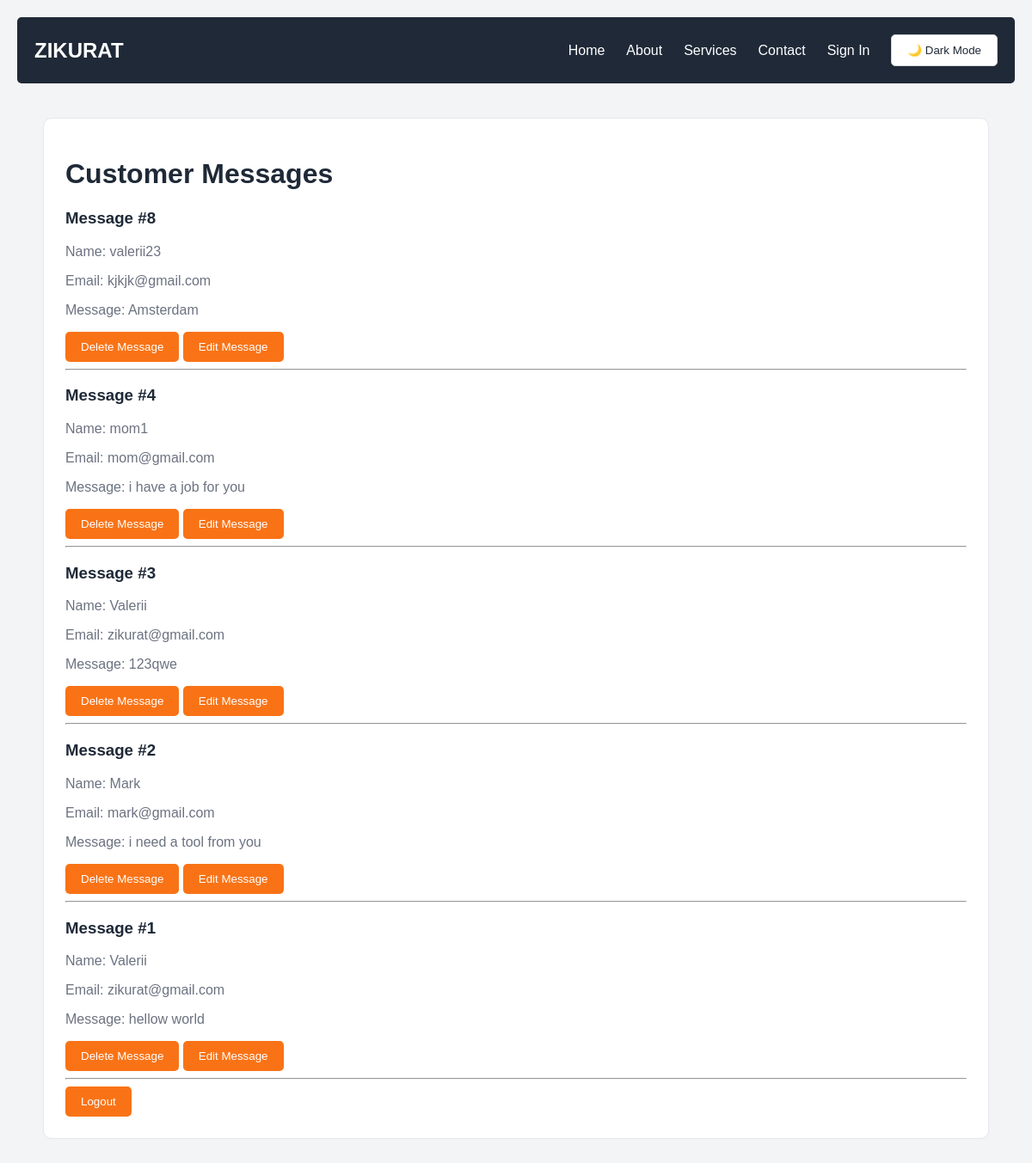
/admin/messages (signed in), run on an earlier commit of the app's database.
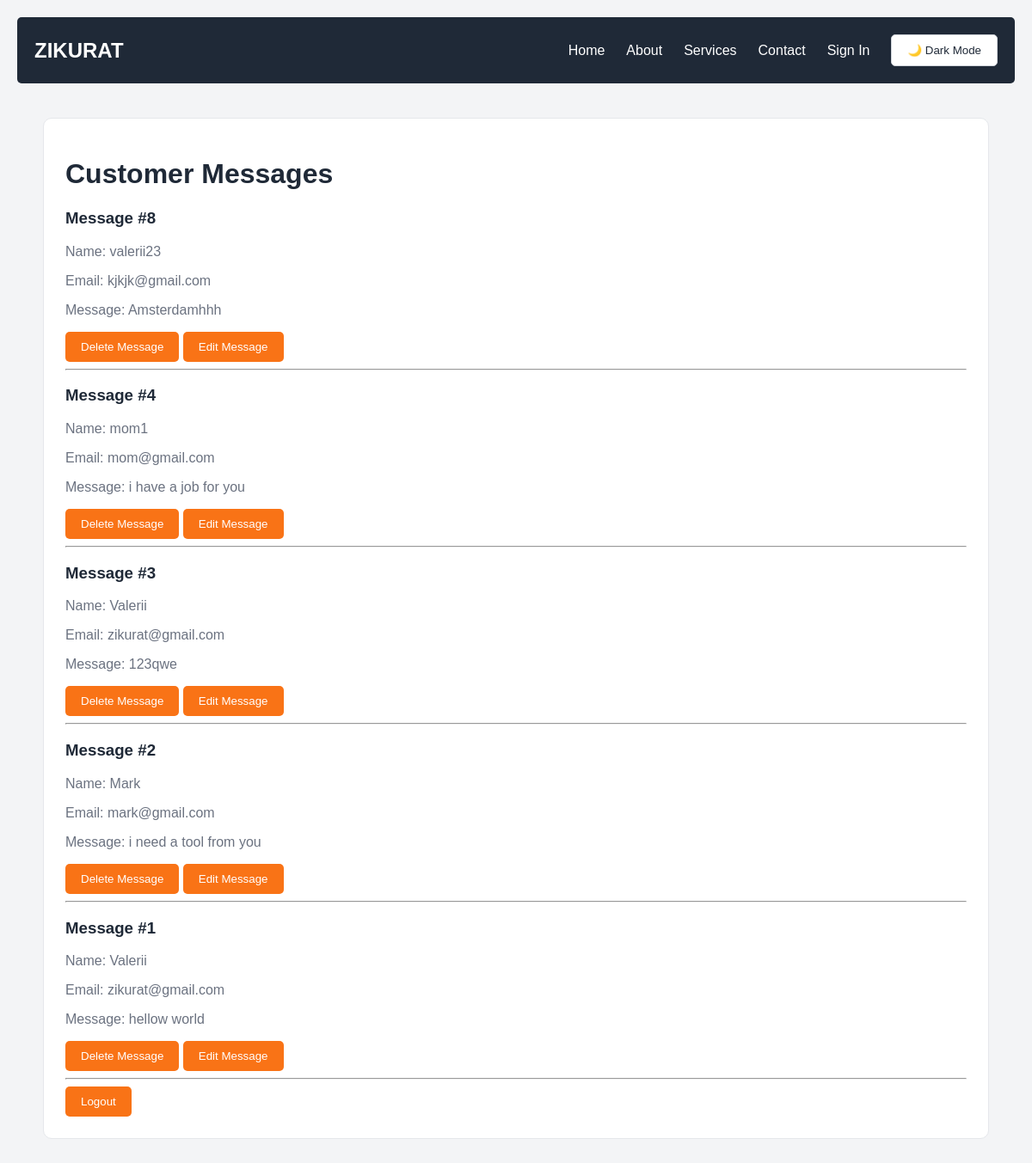
And on a later commit of the database.
### tables this page shows
CREATE TABLE messages (
            id INTEGER PRIMARY KEY AUTOINCREMENT,
            name TEXT NOT NULL,
            email TEXT NOT NULL,
            message TEXT NOT NULL
        );

### app.py (the view)
@app.route("/admin/messages")
@login_required
def admin_messages():
    connection = sqlite3.connect("messages.db")
    connection.row_factory = sqlite3.Row
    messages = connection.execute("SELECT * FROM messages ORDER BY id DESC").fetchall()
    connection.close()
    return render_template("admin_messages.html", messages=messages)

### app.py (called while the page is built)
def login_required(function):
    @wraps(function)
    def wrapper(*args, **kwargs):
        if not session.get("logged_in"):
            return redirect(url_for("login"))
        return function(*args, **kwargs)
    return wrapper

### templates/admin_messages.html (shortened to what this page needs)
{% extends "base.html" %}
{% block content %}
<h1>Customer Messages</h1>
{% if messages %}
{% for message in messages %}
<div>
    <h3>Message #{{ message["id"] }}</h3>
    <p>Name: {{ message["name"] }}</p>
    <p>Email: {{ message["email"] }}</p>
    <p>Message: {{ message["message"] }}</p>
    <form method="POST" action="{{ url_for('delete_message', message_id=message['id']) }}"
        onsubmit="return confirm('Are you sure you want to delete this message?');">
        <button type="submit">Delete Message</button>
        <a href="{{ url_for('edit_message', message_id=message['id']) }}">
            <button type="button">Edit Message</button>
        </a>
    </form>
    <hr>
</div>
{% endfor %}
{% else %}
<p>No messages found.</p>
{% endif %}
<form method="POST" action="{{ url_for('logout') }}">
    <button type="submit">Logout</button>
</form>
{% endblock %}

### templates/base.html (shortened to what this page needs)
<!DOCTYPE html>
<html lang="en">
<head>
    <link rel="stylesheet" href="{{ url_for('static', filename='style.css') }}">
</head>
<body>
    <nav>
        <div class="nav-container">
            <div class="logo">
                ZIKURAT
            </div>
            <div class="nav-links">
                <a href="{{ url_for('home') }}">Home</a>
                <a href="{{ url_for('about') }}">About</a>
                <a href="{{ url_for('services') }}">Services</a>
                <a href="{{ url_for('contact') }}">Contact</a>
                <a href="{{ url_for('login') }}">Sign In</a>
                <button id="theme-toggle">🌙 Dark Mode</button>
            </div>
        </div>
    </nav>
    <main>
        {% block content %}
        {% endblock %}
    </main>
</body>
</html>

### static/style.css (style rules this page uses)
:root { --bg-color: #F3F4F6; --surface-color: #FFFFFF; --text-color: #1F2937; --secondary-text: #6B7280; --nav-color: #1F2937; --border-color: #E5E7EB; --primary-color: #F97316; --primary-hover: #EA580C; }
* { box-sizing: border-box; }
body { background-color: var(--bg-color); color: var(--text-color); font-family: Arial, sans-serif; margin: 0; padding: 20px; transition: background-color 0.3s, color 0.3s; }
nav { background-color: var(--nav-color); padding: 20px; margin-bottom: 30px; border-radius: 5px; }
.nav-container { display: flex; justify-content: space-between; align-items: center; }
.logo { color: white; font-size: 24px; font-weight: bold; }
.nav-links { display: flex; align-items: center; gap: 25px; }
.nav-links a { color: white; text-decoration: none; transition: color 0.2s; }
main { max-width: 1100px; margin: 40px auto; padding: 25px; background-color: var(--surface-color); color: var(--text-color); border: 1px solid var(--border-color); border-radius: 10px; }
h1, h2, h3 { color: var(--text-color); }
p { color: var(--secondary-text); }
button { background-color: var(--primary-color); color: white; padding: 10px 18px; border: none; border-radius: 5px; cursor: pointer; transition: background-color 0.2s; }
#theme-toggle { background-color: white; color: #1F2937; border: 1px solid #D1D5DB; }

What changed in the data, as far as the page shows it:
changed messages "valerii23": message "Amsterdam" → "Amsterdamhhh"
